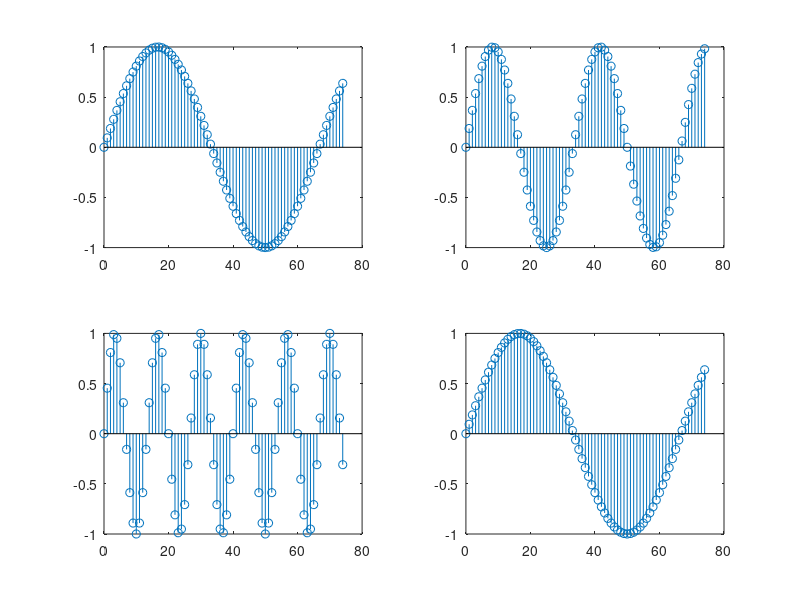

Source code (MATLAB):
n = 0:74;

f = 0.01;
y = sin(3*pi*f*n);
subplot(2,2,1);
stem(n,y);

f = 0.02;
y = sin(3*pi*f*n);
subplot(2,2,2);
stem(n,y);

f = 0.05;
y = sin(3*pi*f*n);
subplot(2,2,3);
stem(n,y);

f = 0.01;
y = sin(3*pi*f*n);
subplot(2,2,4);
stem(n,y);